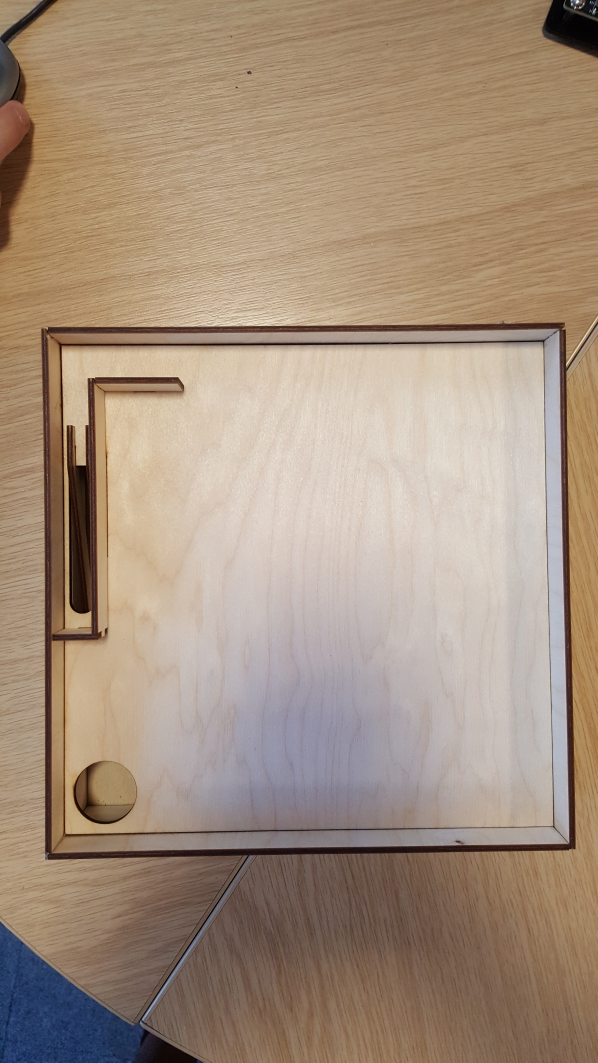
//> input picture Exercises/epxtrack/build/maze3.jpeg, 2988 x 5312 px, given in place of x-raw, format=(string)BGR ! appsink, which was not available (shown at 1/5 size)
$ ./epxtrack2old   (built with g++ and OpenCV 4)
//> lines starting //> are read from the running program, lines starting //| are printed output that depends on the picture; after the words box and inside, x2 and y2 are one past the last pixel; in counts of white or black regions, pixels touching at a corner belong together; pictures that were not available may be replaced by others from this repository, and a replacement may not be noted
//objectTrackingTutorial.cpp

//Written by  Kyle Hounslow 2013

//Permission is hereby granted, free of charge, to any person obtaining a copy of this software and associated documentation files (the "Software")
//, to deal in the Software without restriction, including without limitation the rights to use, copy, modify, merge, publish, distribute, sublicense,
//and/or sell copies of the Software, and to permit persons to whom the Software is furnished to do so, subject to the following conditions:

//The above copyright notice and this permission notice shall be included in all copies or substantial portions of the Software.

//THE SOFTWARE IS PROVIDED "AS IS", WITHOUT WARRANTY OF ANY KIND, EXPRESS OR IMPLIED, INCLUDING BUT NOT LIMITED TO THE WARRANTIES OF MERCHANTABILITY,
//FITNESS FOR A PARTICULAR PURPOSE AND NONINFRINGEMENT. IN NO EVENT SHALL THE AUTHORS OR COPYRIGHT HOLDERS BE LIABLE FOR ANY CLAIM, DAMAGES OR OTHER
//LIABILITY, WHETHER IN AN ACTION OF CONTRACT, TORT OR OTHERWISE, ARISING FROM, OUT OF OR IN CONNECTION WITH THE SOFTWARE OR THE USE OR OTHER DEALINGS
//IN THE SOFTWARE.

#include <iostream>
#include <string>
#include <sstream>
#include "opencv/cv.hpp"
#include "opencv2/highgui.hpp"
#include "opencv2/core.hpp"
#include "opencv2/tracking.hpp"
#include "opencv2/videoio.hpp"

using namespace cv;
using namespace std;

//initial min and max HSV filter values.
//these will be changed using trackbars
int H_MIN = 0;
int H_MAX = 256;
int S_MIN = 0;
int S_MAX = 256;
int V_MIN = 0;
int V_MAX = 256;

int FRAME_HEIGHT = 1280;
int FRAME_WIDTH = 720;

//max number of objects to be detected in frame
const int MAX_NUM_OBJECTS=50;

//minimum and maximum object area
const int MIN_OBJECT_AREA = 20*20;
const int MAX_OBJECT_AREA = FRAME_HEIGHT*FRAME_WIDTH/1.5;


//names that will appear at the top of each window
const String windowName = "Original Image";
const String windowName1 = "HSV Image";
const String windowName2 = "Thresholded Image";
const String windowName3 = "After Morphological Operations";
const String trackbarWindowName = "Trackbars";


void on_trackbar( int, void* )
{//This function gets called whenever a
  // trackbar position is changed


}

// [7 lines left out: function intToString, not called in this run]

void createTrackbars(){
  //create window for trackbars


  namedWindow(trackbarWindowName,0);
  //create memory to store trackbar name on window
  char TrackbarName[50];
  sprintf( TrackbarName, "H_MIN", H_MIN);
  sprintf( TrackbarName, "H_MAX", H_MAX);
  sprintf( TrackbarName, "S_MIN", S_MIN);
  sprintf( TrackbarName, "S_MAX", S_MAX);
  sprintf( TrackbarName, "V_MIN", V_MIN);
  sprintf( TrackbarName, "V_MAX", V_MAX);
  //create trackbars and insert them into window
  //3 parameters are: the address of the variable that is changing when the trackbar is moved(eg.H_LOW),
  //the max value the trackbar can move (eg. H_HIGH),
  //and the function that is called whenever the trackbar is moved(eg. on_trackbar)
  //                                  ---->    ---->     ---->
  createTrackbar( "H_MIN", trackbarWindowName, &H_MIN, H_MAX, on_trackbar );
  createTrackbar( "H_MAX", trackbarWindowName, &H_MAX, H_MAX, on_trackbar );
  createTrackbar( "S_MIN", trackbarWindowName, &S_MIN, S_MAX, on_trackbar );
  createTrackbar( "S_MAX", trackbarWindowName, &S_MAX, S_MAX, on_trackbar );
  createTrackbar( "V_MIN", trackbarWindowName, &V_MIN, V_MAX, on_trackbar );
  createTrackbar( "V_MAX", trackbarWindowName, &V_MAX, V_MAX, on_trackbar );


}

// [36 lines left out: function drawObject, not called in this run]

void morphOps(Mat &thresh){

  //create structuring element that will be used to "dilate" and "erode" image.
  //the element chosen here is a 3px by 3px rectangle

  Mat erodeElement = getStructuringElement( MORPH_RECT,Size(3,3));
  //dilate with larger element so make sure object is nicely visible
  Mat dilateElement = getStructuringElement( MORPH_RECT,Size(8,8));

  erode(thresh,thresh,erodeElement);
  erode(thresh,thresh,erodeElement);
  erode(thresh, thresh, erodeElement);


  dilate(thresh,thresh,dilateElement);
  dilate(thresh,thresh,dilateElement);
  dilate(thresh,thresh,dilateElement);


}

void trackFilteredObject(int &x, int &y, Mat threshold, Mat &cameraFeed){

  Mat temp;
  threshold.copyTo(temp);

  //these two vectors needed for output of findContours
  vector< vector<Point> > contours;
  vector<Vec4i> hierarchy;

  //find contours of filtered image using openCV findContours function
  findContours(temp,contours,hierarchy,CV_RETR_CCOMP,CV_CHAIN_APPROX_SIMPLE );

  //use moments method to find our filtered object
  double refArea = 0;
  bool objectFound = false;
  if (hierarchy.size() > 0) {
    int numObjects = hierarchy.size();
    //if number of objects greater than MAX_NUM_OBJECTS we have a noisy filter
    if(numObjects<MAX_NUM_OBJECTS){
      for (int index = 0; index >= 0; index = hierarchy[index][0]) {

	Moments moment = moments((cv::Mat)contours[index]);
	double area = moment.m00;

	//if the area is less than 20 px by 20px then it is probably just noise
	//if the area is the same as the 3/2 of the image size, probably just a bad filter
	//we only want the object with the largest area so we safe a reference area each
	//iteration and compare it to the area in the next iteration.
	if(area>MIN_OBJECT_AREA && area<MAX_OBJECT_AREA && area>refArea){
	  x = moment.m10/area;
	  y = moment.m01/area;
	  objectFound = true;
	  refArea = area;
	}else objectFound = false;


      }
      //let user know you found an object
      if(objectFound ==true){
	putText(cameraFeed,"Tracking Object",Point(0,50),2,1,Scalar(0,255,0),2);
	//draw object location on screen
	drawObject(x,y,cameraFeed);}

    }else putText(cameraFeed,"TOO MUCH NOISE! ADJUST FILTER",Point(0,50),1,2,Scalar(0,0,255),2);
  }
}

int main(int argc, char* argv[])
{
  //some boolean variables for different functionality within this
  //program
  bool trackObjects = true;
  bool useMorphOps = true;
  //Matrix to store each frame of the webcam feed
  Mat cameraFeed;
  //matrix storage for HSV image
  Mat HSV;
  //matrix storage for binary threshold image
  Mat threshold;
  //x and y values for the location of the object
  int x=0, y=0;
  //create slider bars for HSV filtering
  createTrackbars();
  //video capture object to acquire webcam feed
  VideoCapture input("nvcamerasrc ! video/x-raw(memory:NVMM), width=(int)1280, height=(int)720,format=(string)I420, framerate=(fraction)120/1 ! nvvidconv flip-method=0 ! video/x-raw, format=(string)BGRx ! videoconvert ! video/x-raw, format=(string)BGR ! appsink");


  //start an infinite loop where webcam feed is copied to cameraFeed matrix
  //all of our operations will be performed within this loop
  while(1){
    //store image to matrix
    input >> cameraFeed;
//> cameraFeed is the input picture: 5312 rows x 2988 cols, CV_8UC3; mean B, G, R 125.7, 144.5, 165

    GaussianBlur(cameraFeed, HSV, Size(11,11), 2);
    //convert frame from BGR to HSV colorspace
    cvtColor(cameraFeed,HSV,COLOR_BGR2HSV);
//> HSV: 5312 rows x 2988 cols, CV_8UC3; mean H, S, V 26.9, 71.6, 166.7
    //filter HSV image between values and store filtered image to
    //threshold matrix H-MIN=48,190, S_MIN=182,256, V_MIN=53,146
    inRange(HSV,Scalar(H_MIN,S_MIN,V_MIN),Scalar(H_MAX,S_MAX,V_MAX),threshold);
//> threshold: 5312 rows x 2988 cols, CV_8UC1; every value is 255
    //perform morphological operations on thresholded image to eliminate noise
    //and emphasize the filtered object(s)
    if(useMorphOps)
      morphOps(threshold);
    //pass in thresholded frame to our object tracking function
    //this function will return the x and y coordinates of the
    //filtered object
    if(trackObjects)
      trackFilteredObject(x,y,threshold,cameraFeed);
//> in trackFilteredObject, `findContours(temp,contours,hierarchy,CV_RETR_CCOMP,CV_CHAIN_APPROX_SIM..`: contours = 1 contour; box (x1, y1, x2, y2) and area: (0, 0, 2988, 5312) 15863957
//> in trackFilteredObject, `int numObjects = hierarchy.size();`: numObjects = 1
//> the loop in trackFilteredObject, `for (int index = 0; index >= 0; index = hierarchy[index][0])` made 1 pass
//> area on pass 1: 15863957
//> after the loop in trackFilteredObject, `for (int index = 0; index >= 0; index = hierarchy[index][0])`: x = 0; objectFound = false; refArea = 0

    //show frames
    imshow(windowName2,threshold);
    imshow(windowName,cameraFeed);
    imshow(windowName1,HSV);
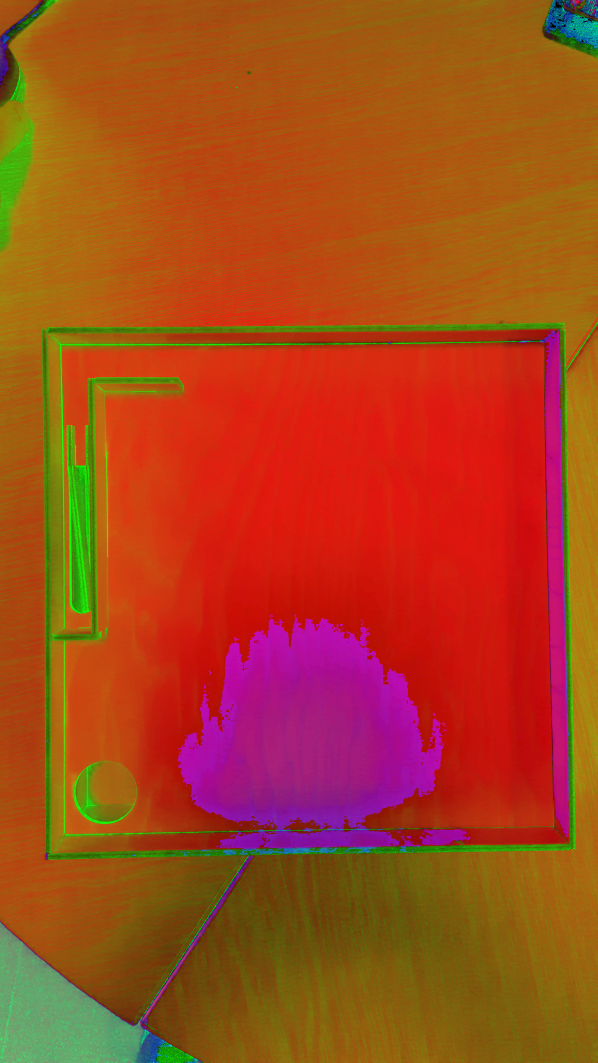
//> window 'HSV Image': 5312 rows x 2988 cols, CV_8UC3 (shown at 1/5 size); mean B, G, R 26.9, 71.6, 166.7


    //delay 30ms so that screen can refresh.
    //image will not appear without this waitKey() command
    waitKey(30);
  }


  return 0;
}

$ run again, on Exercises/epxtrack/build/maze2.png
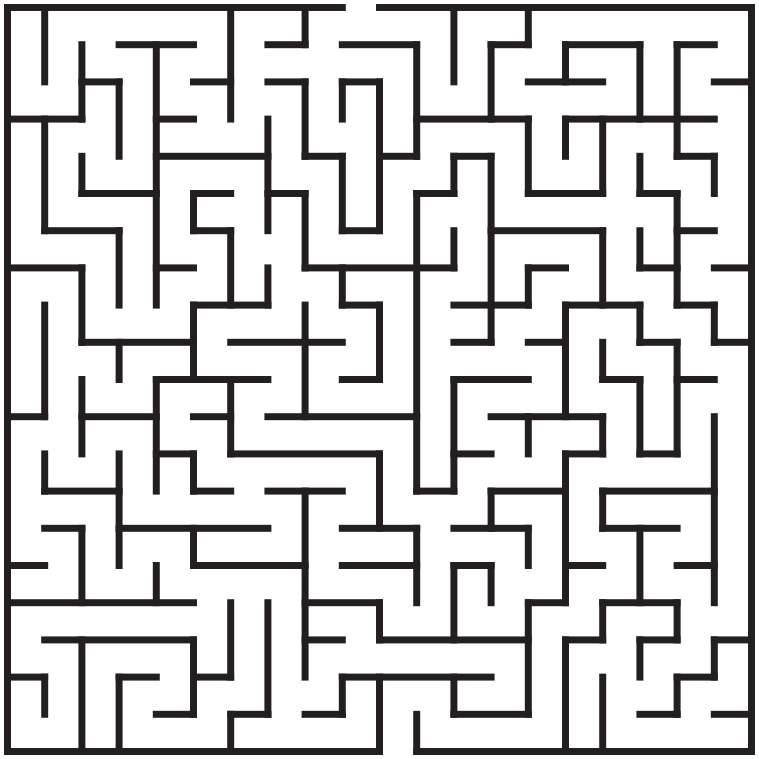
//> input picture Exercises/epxtrack/build/maze2.png, 759 x 759 px, given in place of x-raw, format=(string)BGR ! appsink, which was not available
//> cameraFeed is the input picture: 759 rows x 759 cols, CV_8UC3; mean B, G, R 210.7, 210.5, 211.3
//> `GaussianBlur(cameraFeed, HSV, Size(11,11), 2);`:
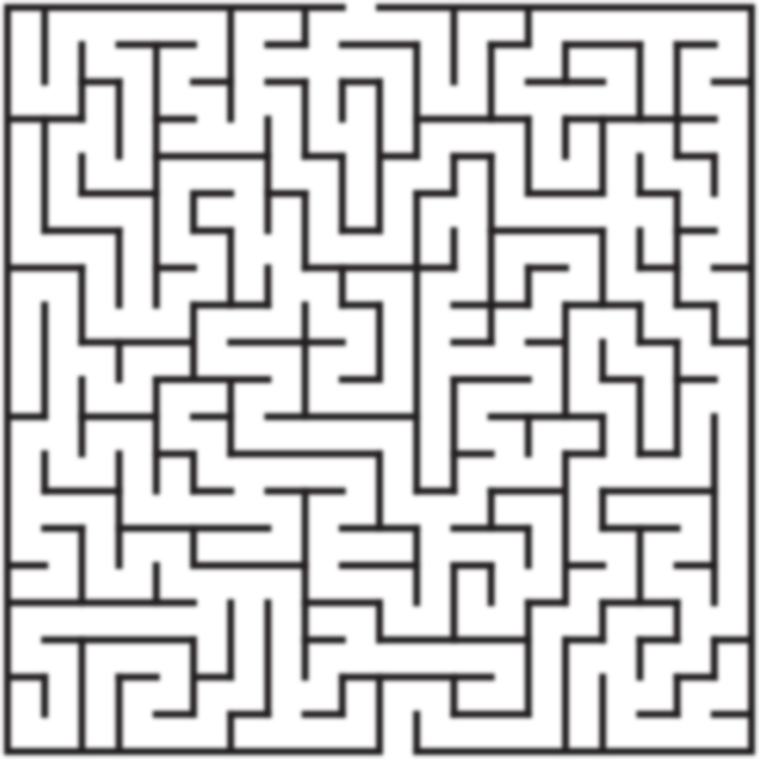
//> HSV: 759 rows x 759 cols, CV_8UC3; mean B, G, R 210.7, 210.5, 211.3
//> threshold: 759 rows x 759 cols, CV_8UC1; every value is 255
//> contours = 1 contour; box (x1, y1, x2, y2) and area: (0, 0, 759, 759) 574564
//> numObjects = 1
//> the loop in trackFilteredObject, `for (int index = 0; index >= 0; index = hierarchy[index][0])` made 1 pass
//> (area, x, y, refArea) on pass 1: (574564, 379, 379, 574564)
//> after the loop in trackFilteredObject, `for (int index = 0; index >= 0; index = hierarchy[index][0])`: x = 379; objectFound = true; refArea = 574564
//> cameraFeed: 759 rows x 759 cols, CV_8UC3; 0.38% of pixels changed, all inside (x1, y1, x2, y2) = (1, 28, 251, 59)
//> `trackFilteredObject(x,y,threshold,cameraFeed);`: x = 379
//> `imshow(windowName1,HSV);`:
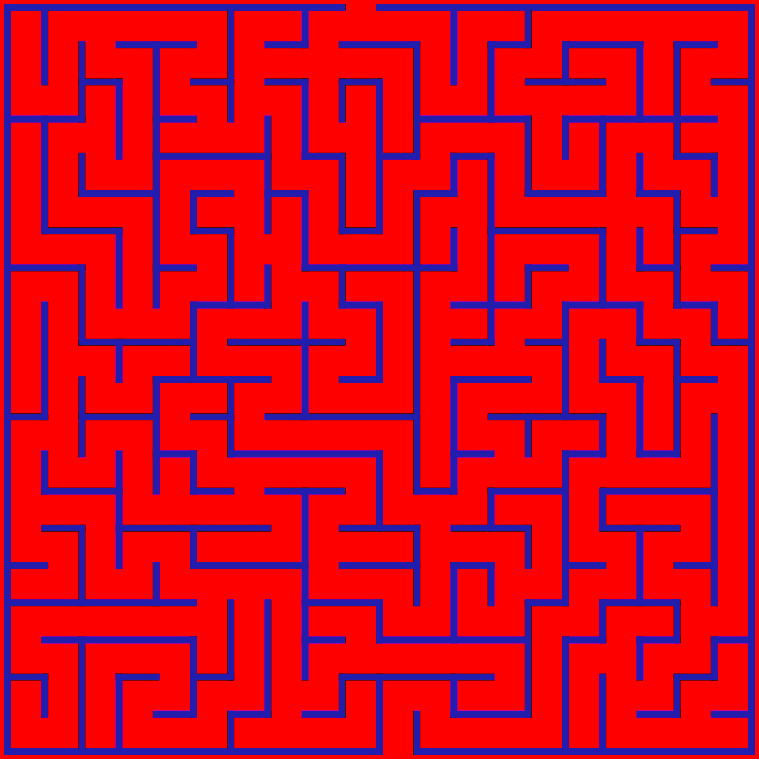
//> window 'HSV Image': 759 rows x 759 cols, CV_8UC3; mean B, G, R 33.9, 5.4, 211.3
